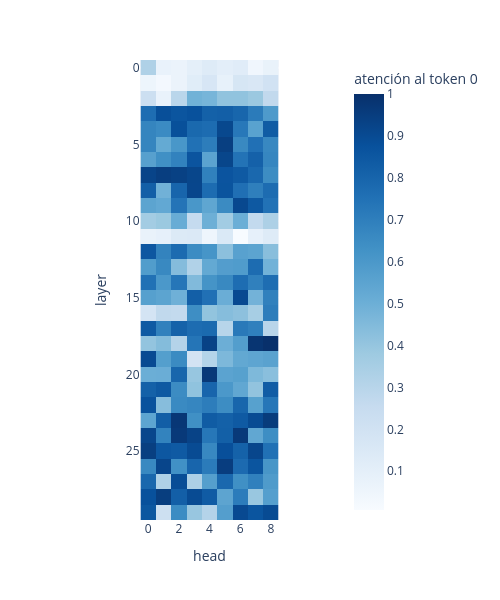
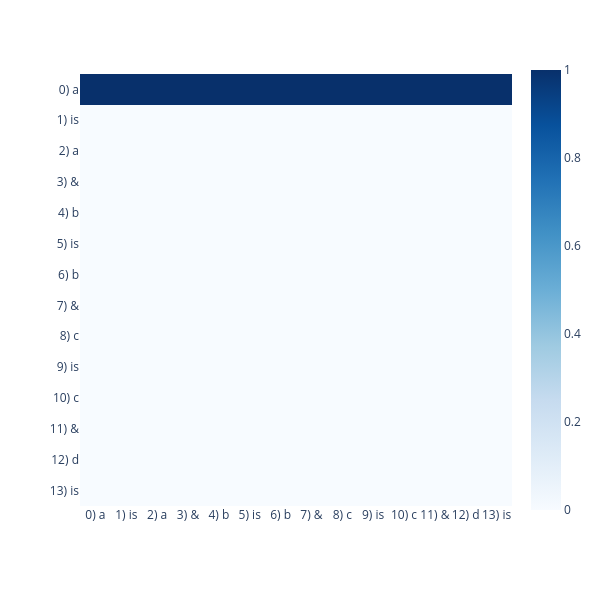

Source (notebook cell) for these figures, in order:
### Markdown cell above
Flip through different attention heads at different layers. Do you notice any interesting attention patterns?

One attention pattern to look for is an "attention sink" - all tokens attend to the first token in the sequence (it can often even be a pad token!). Can you find an attention head that behaves in this way?

*Hint: attention sinks "throw away" or ignore information - which layers might that happen in? (you can access the model's number of attention heads/layers by creating a new code block and printing `model.config.num_attention_heads` and `model.config.num_hidden_layers`*

### Code cell
# cuántas capas y cabezas tiene el modelo
print("layers:", model.config.num_hidden_layers, "| heads:", model.config.num_attention_heads)

# guardo los mapas de atención de TODAS las capas en una sola pasada
with model.trace(prompt):
  all_attn = [layer.self_attn.source.attention_interface_0.output[1] for layer in model.model.layers].save()

# para cada capa y cabeza: cuánta atención ponen en promedio los tokens en el token 0.
# me salto la query 0 porque esa solo puede mirarse a sí misma.
sink_scores = torch.stack([
  attn[0, :, 1:, 0].float().mean(dim=-1) for attn in all_attn
])  # (layers, heads)

# heatmap de capa x cabeza para ver dónde están los attention sinks
px.imshow(
  sink_scores.detach().cpu(),
  labels=dict(x="head", y="layer", color="atención al token 0"),
  color_continuous_scale="Blues",
  width=500, height=600,
).show()

# la cabeza con el sink más fuerte
best = sink_scores.argmax()
sink_layer, sink_head = divmod(best.item(), sink_scores.shape[1])
print(f"sink más fuerte: layer {sink_layer}, head {sink_head} ({sink_scores[sink_layer, sink_head]:.2f})")

# y su mapa de atención, igual que el de la cabeza #3 de arriba
px.imshow(
  all_attn[sink_layer][0, sink_head].detach().cpu().float().T,
  x=[f"{i}) {l}" for i, l in enumerate(tokens)],
  y=[f"{i}) {l}" for i, l in enumerate(tokens)],
  width=600, height=600,
  color_continuous_scale="Blues",
).show()

# TERRON

### Figure 1 — Plotly figure (JSON) as saved in the notebook; plotly's stock layout.template omitted (floating-point values rounded to 4 significant figures; data arrays with more than 128 entries replaced by an {"elided": "..."} marker saying what was removed)
{"data": [{"coloraxis": "coloraxis", "hovertemplate": "head: %{x}<br>layer: %{y}<br>atención al token 0: %{z}<extra></extra>", "name": "0", "type": "heatmap", "xaxis": "x", "yaxis": "y", "z": {"elided": "30x9 float values"}}], "layout": {"coloraxis": {"colorbar": {"title": {"text": "atención al token 0"}}, "colorscale": [[0.0, "rgb(247,251,255)"], [0.125, "rgb(222,235,247)"], [0.25, "rgb(198,219,239)"], [0.375, "rgb(158,202,225)"], [0.5, "rgb(107,174,214)"], [0.625, "rgb(66,146,198)"], [0.75, "rgb(33,113,181)"], [0.875, "rgb(8,81,156)"], [1.0, "rgb(8,48,107)"]]}, "height": 600, "margin": {"t": 60}, "width": 500, "xaxis": {"anchor": "y", "constrain": "domain", "domain": [0.0, 1.0], "scaleanchor": "y", "title": {"text": "head"}}, "yaxis": {"anchor": "x", "autorange": "reversed", "constrain": "domain", "domain": [0.0, 1.0], "title": {"text": "layer"}}}}

### Figure 2 — Plotly figure (JSON) as saved in the notebook; plotly's stock layout.template omitted (floating-point values rounded to 4 significant figures; data arrays with more than 128 entries replaced by an {"elided": "..."} marker saying what was removed)
{"data": [{"coloraxis": "coloraxis", "hovertemplate": "x: %{x}<br>y: %{y}<br>color: %{z}<extra></extra>", "name": "0", "type": "heatmap", "x": ["0) a", "1) is", "2) a", "3) &", "4) b", "5) is", "6) b", "7) &", "8) c", "9) is", "10) c", "11) &", "12) d", "13) is"], "xaxis": "x", "y": ["0) a", "1) is", "2) a", "3) &", "4) b", "5) is", "6) b", "7) &", "8) c", "9) is", "10) c", "11) &", "12) d", "13) is"], "yaxis": "y", "z": {"elided": "14x14 float values"}}], "layout": {"coloraxis": {"colorscale": [[0.0, "rgb(247,251,255)"], [0.125, "rgb(222,235,247)"], [0.25, "rgb(198,219,239)"], [0.375, "rgb(158,202,225)"], [0.5, "rgb(107,174,214)"], [0.625, "rgb(66,146,198)"], [0.75, "rgb(33,113,181)"], [0.875, "rgb(8,81,156)"], [1.0, "rgb(8,48,107)"]]}, "height": 600, "margin": {"t": 60}, "width": 600, "xaxis": {"anchor": "y", "constrain": "domain", "domain": [0.0, 1.0], "scaleanchor": "y"}, "yaxis": {"anchor": "x", "autorange": "reversed", "constrain": "domain", "domain": [0.0, 1.0]}}}
